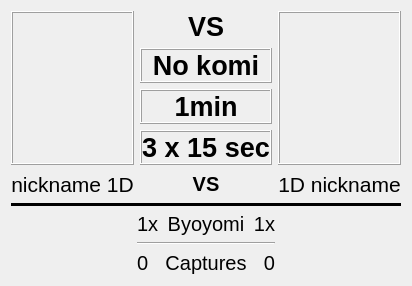
<?xml version="1.0" encoding="UTF-8"?>
<ui version="4.0">
 <class>MatchCardWidget</class>
 <widget class="QWidget" name="MatchCardWidget">
  <property name="geometry">
   <rect>
    <x>0</x>
    <y>0</y>
    <width>379</width>
    <height>286</height>
   </rect>
  </property>
  <property name="windowTitle">
   <string>Form</string>
  </property>
  <layout class="QGridLayout" name="gridLayout_3">
   <item row="0" column="0">
    <layout class="QGridLayout" name="gridLayout">
     <item row="0" column="0">
      <widget class="QLabel" name="whiteAvatarLabel">
       <property name="frameShape">
        <enum>QFrame::Box</enum>
       </property>
       <property name="frameShadow">
        <enum>QFrame::Raised</enum>
       </property>
       <property name="text">
        <string/>
       </property>
       <property name="pixmap">
        <pixmap resource="resources.qrc">:/assets/avatar_00.png</pixmap>
       </property>
       <property name="alignment">
        <set>Qt::AlignCenter</set>
       </property>
      </widget>
     </item>
     <item row="1" column="1">
      <layout class="QHBoxLayout" name="horizontalLayout_2">
       <item>
        <widget class="QLabel" name="smallWhiteStoneLabel">
         <property name="text">
          <string/>
         </property>
         <property name="pixmap">
          <pixmap resource="resources.qrc">:/assets/smallWhiteStone.png</pixmap>
         </property>
         <property name="alignment">
          <set>Qt::AlignLeading|Qt::AlignLeft|Qt::AlignVCenter</set>
         </property>
        </widget>
       </item>
       <item>
        <widget class="QLabel" name="smallVsLabel">
         <property name="font">
          <font>
           <pointsize>15</pointsize>
           <weight>75</weight>
           <bold>true</bold>
          </font>
         </property>
         <property name="text">
          <string>VS</string>
         </property>
         <property name="alignment">
          <set>Qt::AlignCenter</set>
         </property>
        </widget>
       </item>
       <item>
        <widget class="QLabel" name="smallBlackStoneLabel">
         <property name="text">
          <string/>
         </property>
         <property name="pixmap">
          <pixmap resource="resources.qrc">:/assets/smallBlackStone.png</pixmap>
         </property>
         <property name="alignment">
          <set>Qt::AlignRight|Qt::AlignTrailing|Qt::AlignVCenter</set>
         </property>
        </widget>
       </item>
      </layout>
     </item>
     <item row="0" column="1">
      <layout class="QVBoxLayout" name="verticalLayout">
       <item>
        <layout class="QHBoxLayout" name="horizontalLayout">
         <item>
          <widget class="QLabel" name="whiteFlag">
           <property name="text">
            <string/>
           </property>
           <property name="pixmap">
            <pixmap resource="resources.qrc">:/assets/flag-small/cn.png</pixmap>
           </property>
           <property name="scaledContents">
            <bool>false</bool>
           </property>
           <property name="alignment">
            <set>Qt::AlignCenter</set>
           </property>
          </widget>
         </item>
         <item>
          <widget class="QLabel" name="vsLabel">
           <property name="font">
            <font>
             <pointsize>20</pointsize>
             <weight>75</weight>
             <bold>true</bold>
             <underline>false</underline>
            </font>
           </property>
           <property name="text">
            <string>VS</string>
           </property>
           <property name="alignment">
            <set>Qt::AlignCenter</set>
           </property>
          </widget>
         </item>
         <item>
          <widget class="QLabel" name="blackFlag">
           <property name="text">
            <string/>
           </property>
           <property name="pixmap">
            <pixmap resource="resources.qrc">:/assets/flag-small/cn.png</pixmap>
           </property>
           <property name="scaledContents">
            <bool>false</bool>
           </property>
           <property name="alignment">
            <set>Qt::AlignCenter</set>
           </property>
          </widget>
         </item>
        </layout>
       </item>
       <item>
        <widget class="QLabel" name="komiLabel">
         <property name="font">
          <font>
           <pointsize>20</pointsize>
           <weight>75</weight>
           <bold>true</bold>
          </font>
         </property>
         <property name="frameShape">
          <enum>QFrame::Box</enum>
         </property>
         <property name="frameShadow">
          <enum>QFrame::Raised</enum>
         </property>
         <property name="text">
          <string>No komi</string>
         </property>
         <property name="alignment">
          <set>Qt::AlignCenter</set>
         </property>
        </widget>
       </item>
       <item>
        <widget class="QLabel" name="mainTimeLabel">
         <property name="font">
          <font>
           <pointsize>20</pointsize>
           <weight>75</weight>
           <bold>true</bold>
          </font>
         </property>
         <property name="frameShape">
          <enum>QFrame::Box</enum>
         </property>
         <property name="frameShadow">
          <enum>QFrame::Raised</enum>
         </property>
         <property name="text">
          <string>1min</string>
         </property>
         <property name="alignment">
          <set>Qt::AlignCenter</set>
         </property>
        </widget>
       </item>
       <item>
        <widget class="QLabel" name="byoyomiLabel">
         <property name="font">
          <font>
           <pointsize>20</pointsize>
           <weight>75</weight>
           <bold>true</bold>
          </font>
         </property>
         <property name="frameShape">
          <enum>QFrame::Box</enum>
         </property>
         <property name="frameShadow">
          <enum>QFrame::Raised</enum>
         </property>
         <property name="text">
          <string>3 x 15 sec</string>
         </property>
         <property name="alignment">
          <set>Qt::AlignCenter</set>
         </property>
        </widget>
       </item>
      </layout>
     </item>
     <item row="1" column="0">
      <widget class="QLabel" name="whiteNickLabel">
       <property name="font">
        <font>
         <pointsize>16</pointsize>
         <weight>50</weight>
         <bold>false</bold>
        </font>
       </property>
       <property name="text">
        <string>nickname 1D</string>
       </property>
       <property name="alignment">
        <set>Qt::AlignCenter</set>
       </property>
      </widget>
     </item>
     <item row="0" column="2">
      <widget class="QLabel" name="blackAvatarLabel">
       <property name="frameShape">
        <enum>QFrame::Box</enum>
       </property>
       <property name="frameShadow">
        <enum>QFrame::Raised</enum>
       </property>
       <property name="text">
        <string/>
       </property>
       <property name="pixmap">
        <pixmap resource="resources.qrc">:/assets/avatar_00.png</pixmap>
       </property>
       <property name="alignment">
        <set>Qt::AlignCenter</set>
       </property>
      </widget>
     </item>
     <item row="1" column="2">
      <widget class="QLabel" name="blackNickLabel">
       <property name="font">
        <font>
         <pointsize>16</pointsize>
         <weight>50</weight>
         <bold>false</bold>
        </font>
       </property>
       <property name="text">
        <string>1D nickname</string>
       </property>
       <property name="alignment">
        <set>Qt::AlignCenter</set>
       </property>
      </widget>
     </item>
     <item row="2" column="0" colspan="3">
      <widget class="Line" name="line">
       <property name="frameShadow">
        <enum>QFrame::Plain</enum>
       </property>
       <property name="lineWidth">
        <number>4</number>
       </property>
       <property name="orientation">
        <enum>Qt::Horizontal</enum>
       </property>
      </widget>
     </item>
     <item row="3" column="0" colspan="3">
      <layout class="QHBoxLayout" name="horizontalLayout_3">
       <item>
        <widget class="TimeControlWidget" name="whiteClockWidget" native="true"/>
       </item>
       <item>
        <layout class="QGridLayout" name="gridLayout_2">
         <item row="2" column="0" colspan="3">
          <widget class="Line" name="line_2">
           <property name="orientation">
            <enum>Qt::Horizontal</enum>
           </property>
          </widget>
         </item>
         <item row="1" column="0">
          <widget class="QLabel" name="whiteByoyomiLabel">
           <property name="font">
            <font>
             <pointsize>15</pointsize>
            </font>
           </property>
           <property name="text">
            <string>1x</string>
           </property>
          </widget>
         </item>
         <item row="1" column="1">
          <widget class="QLabel" name="label2">
           <property name="font">
            <font>
             <pointsize>15</pointsize>
            </font>
           </property>
           <property name="text">
            <string>Byoyomi</string>
           </property>
           <property name="alignment">
            <set>Qt::AlignCenter</set>
           </property>
          </widget>
         </item>
         <item row="1" column="2">
          <widget class="QLabel" name="blackByoyomiLabel">
           <property name="font">
            <font>
             <pointsize>15</pointsize>
            </font>
           </property>
           <property name="text">
            <string>1x</string>
           </property>
           <property name="alignment">
            <set>Qt::AlignRight|Qt::AlignTrailing|Qt::AlignVCenter</set>
           </property>
          </widget>
         </item>
         <item row="3" column="0">
          <widget class="QLabel" name="whiteCapturesLabel">
           <property name="font">
            <font>
             <pointsize>15</pointsize>
            </font>
           </property>
           <property name="text">
            <string>0</string>
           </property>
          </widget>
         </item>
         <item row="3" column="2">
          <widget class="QLabel" name="blackCapturesLabel">
           <property name="font">
            <font>
             <pointsize>15</pointsize>
            </font>
           </property>
           <property name="text">
            <string>0</string>
           </property>
           <property name="alignment">
            <set>Qt::AlignRight|Qt::AlignTrailing|Qt::AlignVCenter</set>
           </property>
          </widget>
         </item>
         <item row="3" column="1">
          <widget class="QLabel" name="capturesLabel">
           <property name="font">
            <font>
             <pointsize>15</pointsize>
            </font>
           </property>
           <property name="text">
            <string>Captures</string>
           </property>
           <property name="alignment">
            <set>Qt::AlignCenter</set>
           </property>
          </widget>
         </item>
        </layout>
       </item>
       <item>
        <widget class="TimeControlWidget" name="blackClockWidget" native="true"/>
       </item>
      </layout>
     </item>
    </layout>
   </item>
  </layout>
 </widget>
 <customwidgets>
  <customwidget>
   <class>TimeControlWidget</class>
   <extends>QWidget</extends>
   <header>timecontrolwidget.h</header>
   <container>1</container>
  </customwidget>
 </customwidgets>
 <resources>
  <include location="resources.qrc"/>
 </resources>
 <connections/>
</ui>
